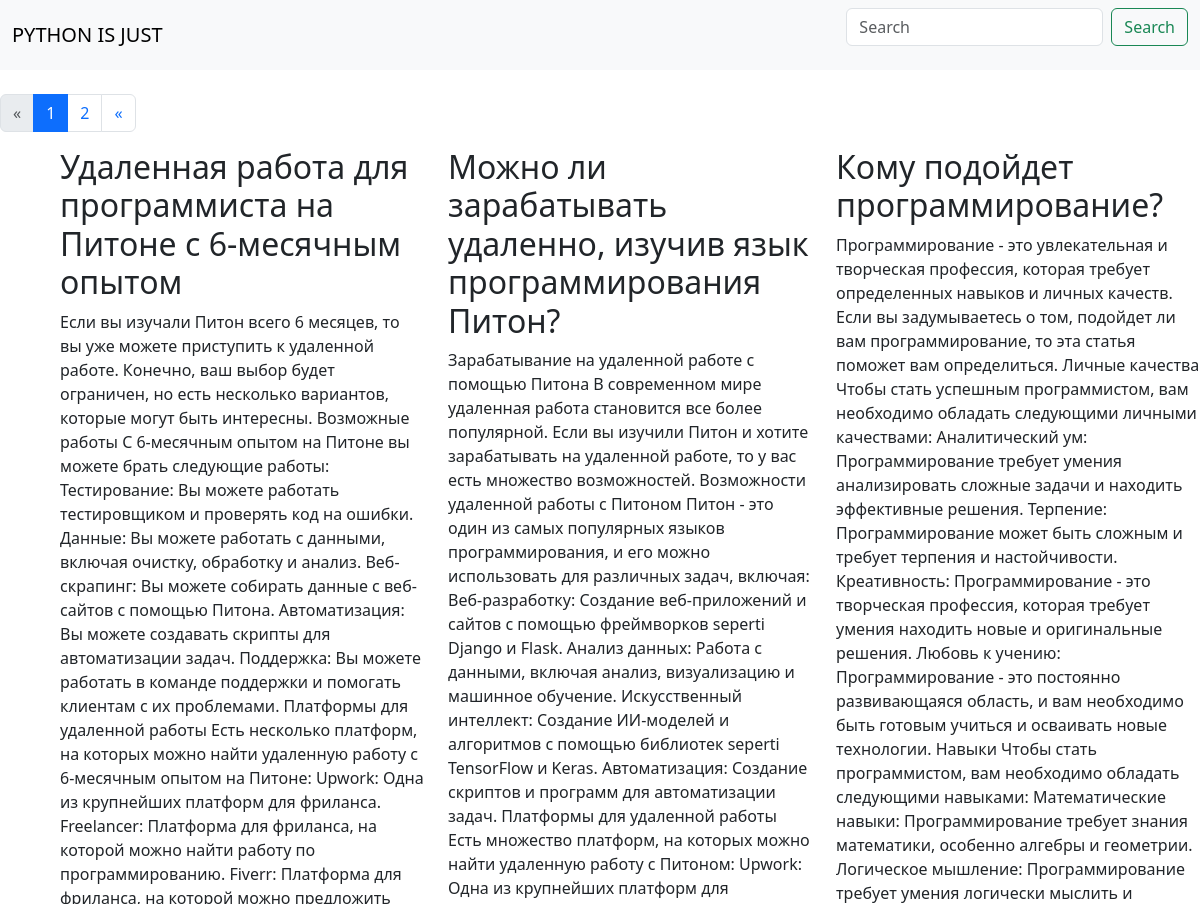
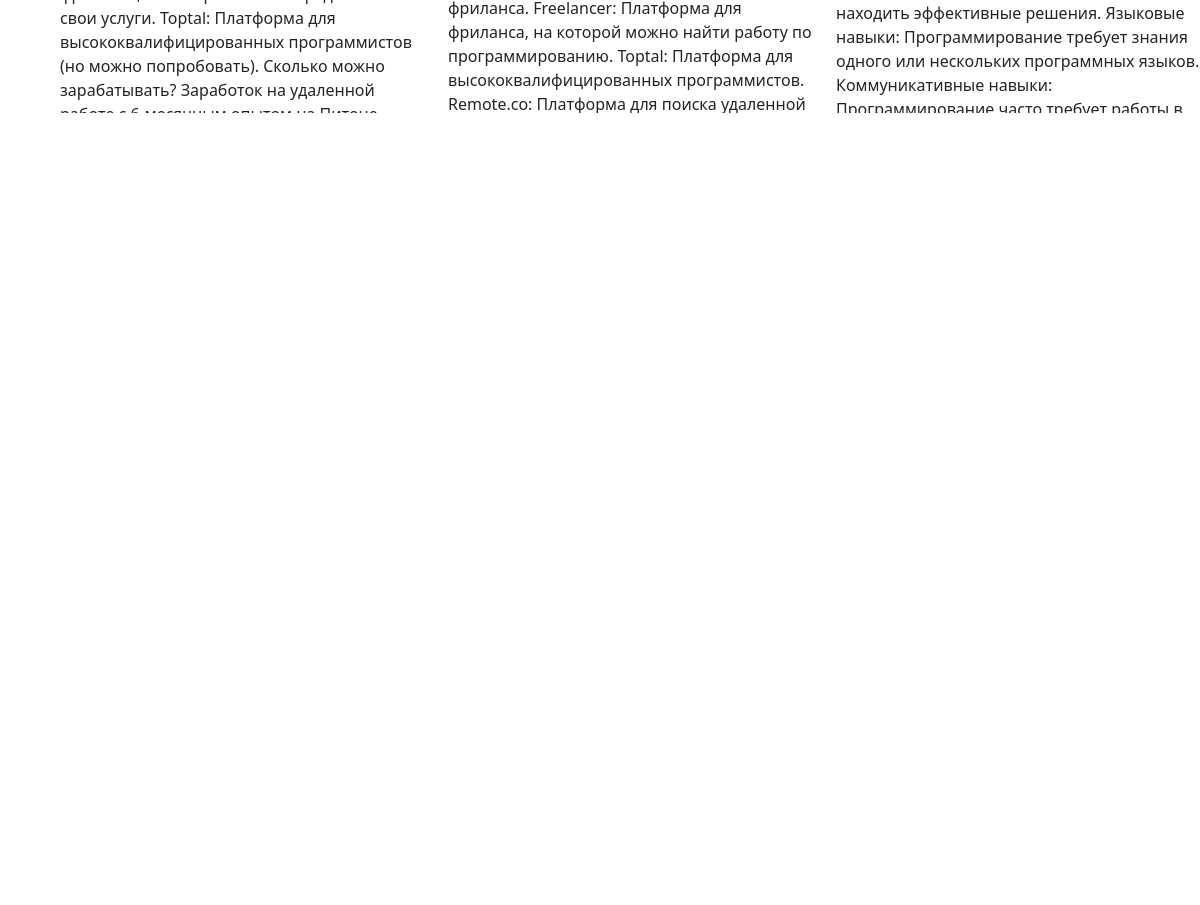
The page / on the database its author committed (2 pictures, top to bottom).
### blog/models.py (models this page shows)
class Post(models.Model):
    title = models.CharField(max_length=100)
    content = models.TextField()
    created_at = models.DateTimeField(auto_now_add=True)

### blog/views.py (the view)
# urls.py: path('', index),
def index(request):
    per_page = request.GET.get('per_page', 3)
    post = Post.objects.all().order_by('-created_at')
    paginator = Paginator(post, per_page)
    page_number = request.GET.get('page')
    page_obj = paginator.get_page(page_number)
    return render(request, 'index.html', {'page_obj': page_obj})

### templates/index.html (shortened to what this page needs)
{% load static %}
<html lang="en">
<head>
    <link href="https://cdn.jsdelivr.net/npm/bootstrap@5.3.3/dist/css/bootstrap.min.css" rel="stylesheet">
</head>
<body>
    {% load static %}
<nav class="navbar bg-body-tertiary">
  <div class="container-fluid">
    <a class="navbar-brand">PYTHON IS JUST</a>
    <form class="d-flex" role="search">
      <input class="form-control me-2" type="search" placeholder="Search" aria-label="Search">
      <button class="btn btn-outline-success" type="submit">Search</button>
    </form>
  </div>
</nav>
    <br>
    {% if page_obj.has_other_pages %}
    <nav aria-label="Page navigation">
        <ul class="pagination">
            {% if page_obj.has_previous %}
                <li class="page-item">
                    <a class="page-link" href="?page={{ page.obj.previous_page_number }}" aria-label="Previous">
                        <span aria-hidden="true">&laquo;</span>
                    </a>
                </li>
            {% else %}
                <li class="page-item disabled">
                    <a class="page-link" href='#' aria-label="Previous">
                        <span aria-hidden="true">&laquo;</span>
                    </a>
                </li>
            {% endif %}
            {% for i in page_obj.paginator.page_range %}
                {% if page_obj.number == i %}
                    <li class="page-item active" aria-current="page">
                        <a class="page-link" href='#'>{{ i }}</a>
                    </li>
                {% else %}
            <li class="page-item">
                <a class="page-link" href="?page={{ i }}">{{ i }}</a>
            </li>
        {% endif %}
    {% endfor %}
    {% if page_obj.has_other_pages %}
        <li class="page-item">
                    <a class="page-link" href="?page={{ page.obj.next_page_number }}" aria-label="Next">
                        <span aria-hidden="true">&laquo;</span>
                    </a>
                </li>
            {% else %}
                <li class="page-item disabled">
                    <a class="page-link" href='#' aria-label="Next">
                        <span aria-hidden="true">&laquo;</span>
                    </a>
                </li>
            {% endif %}
        </ul>
    </nav>
{% endif %}
<div class="row ms-5">
    {% for post in page_obj %}
        <div class="col-md-4">
            <h2>{{ post.title }}</h2>
            <p>{{ post.content }}</p>
            <p>{{ post.created_at }}</p>
        </div>
    {% endfor %}
</div>
<div class="page-size">
    {% include 'page_size.html' %}
</div>
<br>
<nav aria-label="Page navigation">
    {% include 'pagination.html' %}
</nav>
</body>
</html>
</body>
</html>

### rows shown on the page
Post: title "Удаленная работа для программиста на Питоне с 6-месячным опытом", content "Если вы изучали Питон всего 6 месяцев, то вы уже можете приступить к удаленной работе. Конечно, ваш выбор будет ограничен, но есть несколько вариантов, которые могут быть интересны. Возможные работы С 6-месячным опытом на Питоне вы можете брать следующие работы: Тестирование: Вы можете работать тестировщиком и проверять код на ошибки. Данные: Вы можете работать с данными, включая очистку, обработку и анализ. Веб-скрапинг: Вы можете собирать данные с веб-сайтов с помощью Питона. Автоматизация: Вы можете создавать скрипты для автоматизации задач. Поддержка: Вы можете работать в команде поддержки и помогать клиентам с их проблемами. Платформы для удаленной работы Есть несколько платформ, на…"
Post: title "Можно ли зарабатывать удаленно, изучив язык программирования Питон?", content "Зарабатывание на удаленной работе с помощью Питона В современном мире удаленная работа становится все более популярной. Если вы изучили Питон и хотите зарабатывать на удаленной работе, то у вас есть множество возможностей. Возможности удаленной работы с Питоном Питон - это один из самых популярных языков программирования, и его можно использовать для различных задач, включая: Веб-разработку: Создание веб-приложений и сайтов с помощью фреймворков seperti Django и Flask. Анализ данных: Работа с данными, включая анализ, визуализацию и машинное обучение. Искусственный интеллект: Создание ИИ-моделей и алгоритмов с помощью библиотек seperti TensorFlow и Keras. Автоматизация: Создание скриптов и…"
Post: title "Кому подойдет программирование?", content "Программирование - это увлекательная и творческая профессия, которая требует определенных навыков и личных качеств. Если вы задумываетесь о том, подойдет ли вам программирование, то эта статья поможет вам определиться. Личные качества Чтобы стать успешным программистом, вам необходимо обладать следующими личными качествами: Аналитический ум: Программирование требует умения анализировать сложные задачи и находить эффективные решения. Терпение: Программирование может быть сложным и требует терпения и настойчивости. Креативность: Программирование - это творческая профессия, которая требует умения находить новые и оригинальные решения. Любовь к учению: Программирование - это постоянно…"

### other values the page prints
{{ i }} "1"
{{ i }} "2"
